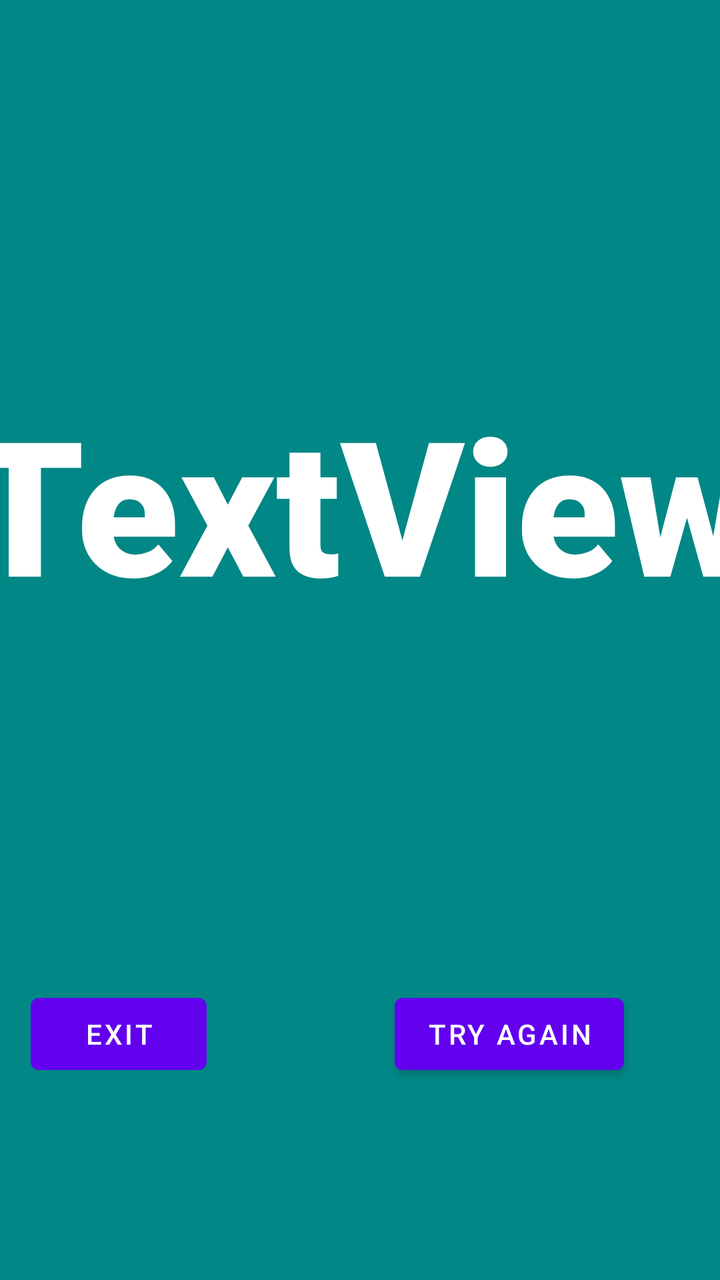
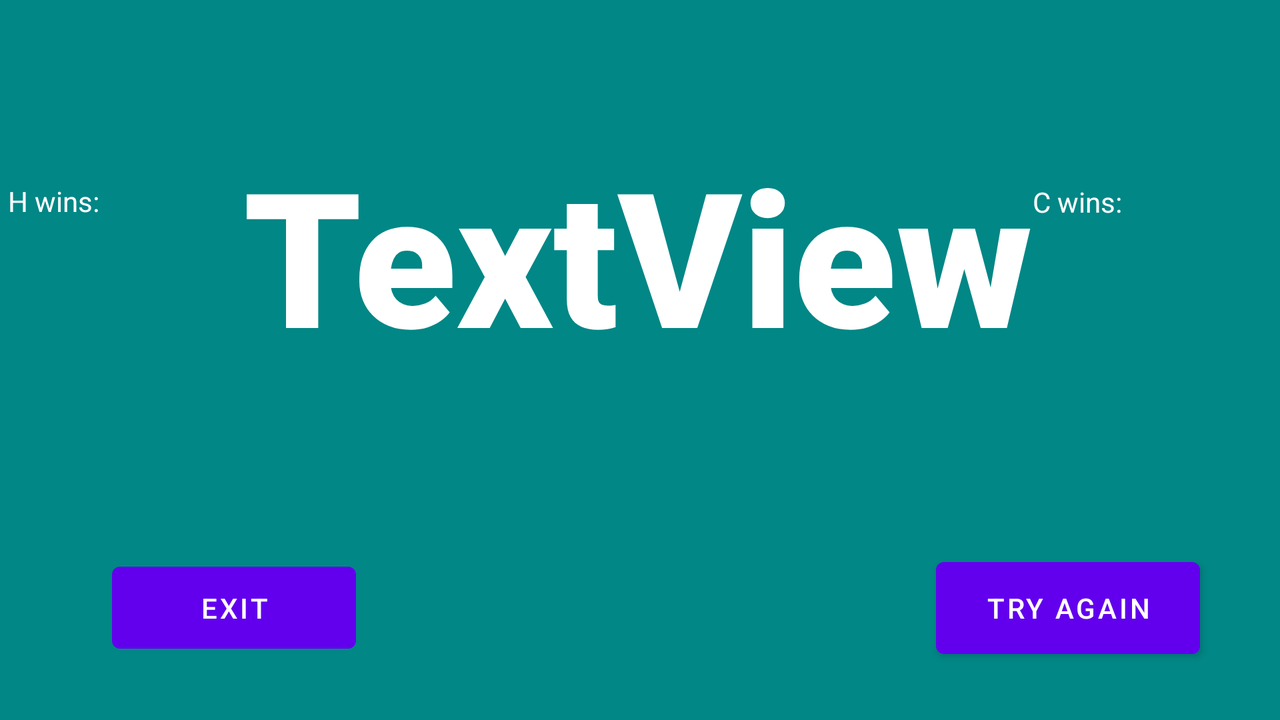

First picture: res/layout/ on a phone held upright. Second picture: the repository's own variant of that layout, on a device whose configuration matches the variant's folder. Source for both follows.
<!-- AndroidManifest.xml: application theme Theme.Dice_Game -->
<!-- res/layout/activity_winner.xml -->
<?xml version="1.0" encoding="utf-8"?>
<androidx.constraintlayout.widget.ConstraintLayout xmlns:android="http://schemas.android.com/apk/res/android"
    xmlns:app="http://schemas.android.com/apk/res-auto"
    xmlns:tools="http://schemas.android.com/tools"
    android:layout_width="match_parent"
    android:layout_height="match_parent"
    android:background="@color/teal_700"
    tools:context=".WinnerActivity">

    <TextView
        android:id="@+id/winnerText"
        android:layout_width="396dp"
        android:layout_height="231dp"
        android:layout_marginStart="8dp"
        android:layout_marginEnd="7dp"
        android:layout_marginBottom="220dp"
        android:fontFamily="sans-serif-black"
        android:text="TextView"
        android:textColor="@color/white"
        app:autoSizeTextType="uniform"
        app:layout_constraintBottom_toBottomOf="parent"
        app:layout_constraintEnd_toEndOf="parent"
        app:layout_constraintStart_toStartOf="parent" />

    <TextView
        android:id="@+id/humanWinText"
        android:layout_width="114dp"
        android:layout_height="35dp"
        android:layout_marginStart="57dp"
        android:layout_marginTop="95dp"
        android:layout_marginEnd="76dp"
        android:layout_marginBottom="153dp"
        android:text="H wins: "
        android:textColor="@color/white"
        app:layout_constraintBottom_toTopOf="@+id/winnerText"
        app:layout_constraintEnd_toStartOf="@+id/compWinText"
        app:layout_constraintStart_toStartOf="parent"
        app:layout_constraintTop_toTopOf="parent" />

    <TextView
        android:id="@+id/compWinText"
        android:layout_width="126dp"
        android:layout_height="35dp"
        android:layout_marginTop="93dp"
        android:layout_marginEnd="38dp"
        android:layout_marginBottom="155dp"
        android:text="C wins: "
        android:textColor="@color/white"
        app:layout_constraintBottom_toTopOf="@+id/winnerText"
        app:layout_constraintEnd_toEndOf="parent"
        app:layout_constraintTop_toTopOf="parent" />

    <Button
        android:id="@+id/tryAgainBtn"
        android:layout_width="wrap_content"
        android:layout_height="wrap_content"
        android:layout_marginTop="73dp"
        android:layout_marginEnd="48dp"
        android:layout_marginBottom="99dp"
        android:text="Try Again"
        app:layout_constraintBottom_toBottomOf="parent"
        app:layout_constraintEnd_toEndOf="parent"
        app:layout_constraintTop_toBottomOf="@+id/winnerText"
        app:layout_constraintVertical_bias="1.0" />

    <Button
        android:id="@+id/exitBtn"
        android:layout_width="wrap_content"
        android:layout_height="wrap_content"
        android:layout_marginStart="56dp"
        android:layout_marginTop="73dp"
        android:layout_marginEnd="135dp"
        android:text="Exit"
        app:layout_constraintEnd_toStartOf="@+id/tryAgainBtn"
        app:layout_constraintStart_toStartOf="parent"
        app:layout_constraintTop_toBottomOf="@+id/winnerText" />
</androidx.constraintlayout.widget.ConstraintLayout>
<!-- resources referenced by this layout -->
<resources>
  <color name="teal_700">#FF018786</color>
  <color name="white">#FFFFFFFF</color>
  <style name="Theme.Dice_Game" parent="Theme.MaterialComponents.DayNight.DarkActionBar">
          
          <item name="colorPrimary">@color/purple_500</item>
          <item name="colorPrimaryVariant">@color/purple_700</item>
          <item name="colorOnPrimary">@color/white</item>
          
          <item name="colorSecondary">@color/teal_200</item>
          <item name="colorSecondaryVariant">@color/teal_700</item>
          <item name="colorOnSecondary">@color/black</item>
          
          <item name="android:statusBarColor">?attr/colorPrimaryVariant</item>
          
      </style>
  <color name="purple_500">#FF6200EE</color>
  <color name="purple_700">#FF3700B3</color>
  <color name="teal_200">#FF03DAC5</color>
  <color name="black">#FF000000</color>
</resources>
<!-- res/layout-land/activity_winner.xml (the repository's variant of the layout above) -->
<!-- drawn on the phone turned sideways -->
<?xml version="1.0" encoding="utf-8"?>
<androidx.constraintlayout.widget.ConstraintLayout xmlns:android="http://schemas.android.com/apk/res/android"
    xmlns:app="http://schemas.android.com/apk/res-auto"
    xmlns:tools="http://schemas.android.com/tools"
    android:layout_width="match_parent"
    android:layout_height="match_parent"
    android:background="@color/teal_700"
    tools:context=".WinnerActivity">

    <TextView
        android:id="@+id/winnerText"
        android:layout_width="396dp"
        android:layout_height="231dp"
        android:layout_marginStart="8dp"
        android:layout_marginEnd="7dp"
        android:fontFamily="sans-serif-black"
        android:text="TextView"
        android:textColor="@color/white"
        app:autoSizeTextType="uniform"
        app:layout_constraintBottom_toBottomOf="parent"
        app:layout_constraintEnd_toEndOf="parent"
        app:layout_constraintHorizontal_bias="0.496"
        app:layout_constraintStart_toStartOf="parent"
        app:layout_constraintTop_toTopOf="parent" />

    <TextView
        android:id="@+id/humanWinText"
        android:layout_width="114dp"
        android:layout_height="35dp"
        android:text="H wins: "
        android:textColor="@color/white"
        app:layout_constraintBottom_toTopOf="@+id/exitBtn"
        app:layout_constraintEnd_toStartOf="@+id/winnerText"
        app:layout_constraintHorizontal_bias="0.517"
        app:layout_constraintStart_toStartOf="parent"
        app:layout_constraintTop_toTopOf="parent"
        app:layout_constraintVertical_bias="0.375" />

    <TextView
        android:id="@+id/compWinText"
        android:layout_width="126dp"
        android:layout_height="35dp"
        android:text="C wins: "
        android:textColor="@color/white"
        app:layout_constraintBottom_toTopOf="@+id/tryAgainBtn"
        app:layout_constraintEnd_toEndOf="parent"
        app:layout_constraintHorizontal_bias="0.426"
        app:layout_constraintStart_toEndOf="@+id/winnerText"
        app:layout_constraintTop_toTopOf="parent"
        app:layout_constraintVertical_bias="0.381" />

    <Button
        android:id="@+id/tryAgainBtn"
        android:layout_width="132dp"
        android:layout_height="58dp"
        android:layout_marginEnd="40dp"
        android:layout_marginBottom="48dp"
        android:text="Try Again"
        app:layout_constraintBottom_toBottomOf="parent"
        app:layout_constraintEnd_toEndOf="parent"
        app:layout_constraintTop_toBottomOf="@+id/winnerText" />

    <Button
        android:id="@+id/exitBtn"
        android:layout_width="122dp"
        android:layout_height="53dp"
        android:layout_marginStart="56dp"
        android:layout_marginEnd="135dp"
        android:layout_marginBottom="48dp"
        android:text="Exit"
        app:layout_constraintBottom_toBottomOf="parent"
        app:layout_constraintEnd_toStartOf="@+id/tryAgainBtn"
        app:layout_constraintHorizontal_bias="0.0"
        app:layout_constraintStart_toStartOf="parent"
        app:layout_constraintTop_toBottomOf="@+id/winnerText" />
</androidx.constraintlayout.widget.ConstraintLayout>
